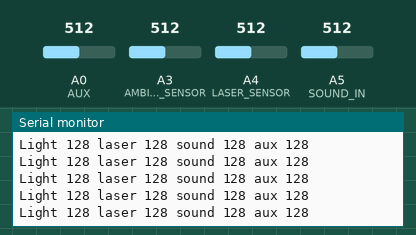
The sketch below on a simulated Arduino Uno, built with avr-gcc and run on an emulated ATmega328P. Shown: the last lines printed to the serial monitor. Inputs (shaded band) come from the test bench; at power-on: A3 (AMBIENT_LIGHT_SENSOR) = 512, A0 (AUX) = 512, A4 (LASER_SENSOR) = 512, A5 (SOUND_IN) = 512.

Above: at 5.7 s.
5.8 s: A3 (AMBIENT_LIGHT_SENSOR) set to 417
At 5.84 s:
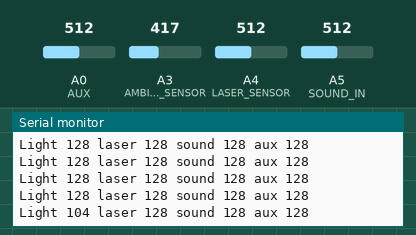
8.8 s: A3 (AMBIENT_LIGHT_SENSOR) set to 385
At 8.88 s:
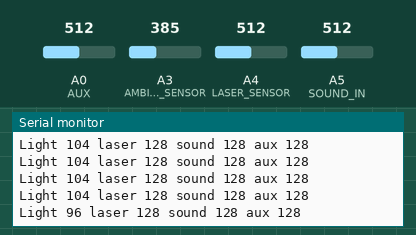
Timing chart, 0 to 11.8 s (numbered marks = the images above; inputs shaded):
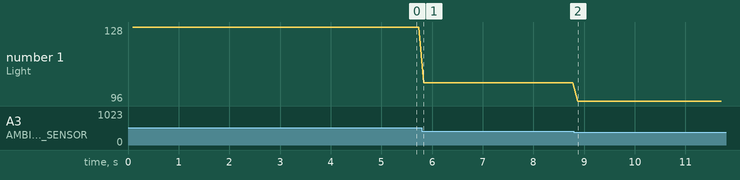

Measured:
- after the input at 5.8 s, the serial monitor: prints a new line at once (image 1)
- after the input at 8.8 s, the serial monitor: prints a new line after 0.07 s (image 2)
- plotted number 1: 128 → 104 after the input at 5.8 s, 104 → 96 after the input at 8.8 s

The sketch:

LightLaserSoundAuxTest.ino
```cpp
// (licence header left out)
const byte AMBIENT_LIGHT_SENSOR = A3;	// A3  = Ambient light sensor
const byte LASER_SENSOR = A4; 		// A4  = Laser sensor
const byte SOUND_IN = A5;		// A5  = Sound sensor
const byte AUX = A0;  			// A0  = Auxiliary port

void setup() {
  Serial.begin(9600);
  Serial.println("Starting light, laser, sound and aux test.");
  Serial.println("Change sensor input to see values change,");
}

void loop() {
  // read sensors and print out sensor value
  Serial.print("Light ");
  Serial.print(analogRead(AMBIENT_LIGHT_SENSOR) >> 2);

  Serial.print(" laser ");
  Serial.print(analogRead(LASER_SENSOR) >> 2);

  Serial.print(" sound ");
  Serial.print(analogRead(SOUND_IN) >> 2);

  Serial.print(" aux ");
  Serial.println(analogRead(AUX) >> 2);

  delay(100);
}
```
